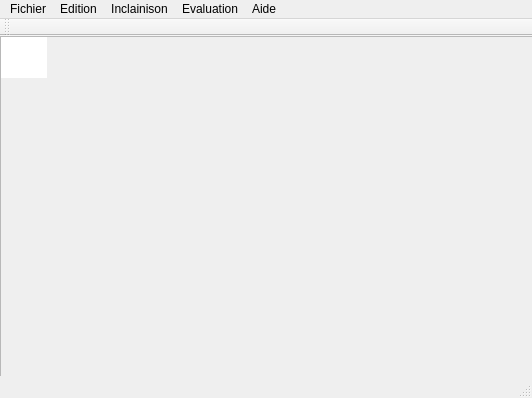
<?xml version="1.0" encoding="UTF-8"?>
<ui version="4.0">
 <class>Skew_estimation</class>
 <widget class="QMainWindow" name="Skew_estimation">
  <property name="geometry">
   <rect>
    <x>0</x>
    <y>0</y>
    <width>532</width>
    <height>398</height>
   </rect>
  </property>
  <property name="windowTitle">
   <string>Skew_estimation</string>
  </property>
  <widget class="QWidget" name="centralWidget">
   <widget class="QScrollArea" name="scrollArea">
    <property name="geometry">
     <rect>
      <x>0</x>
      <y>0</y>
      <width>561</width>
      <height>361</height>
     </rect>
    </property>
    <property name="widgetResizable">
     <bool>true</bool>
    </property>
    <widget class="QWidget" name="scrollarea">
     <property name="geometry">
      <rect>
       <x>0</x>
       <y>0</y>
       <width>559</width>
       <height>359</height>
      </rect>
     </property>
     <widget class="QLabel" name="imageLabel">
      <property name="geometry">
       <rect>
        <x>0</x>
        <y>0</y>
        <width>46</width>
        <height>41</height>
       </rect>
      </property>
      <property name="styleSheet">
       <string notr="true">background-color: rgb(255, 255, 255);</string>
      </property>
      <property name="text">
       <string/>
      </property>
      <property name="scaledContents">
       <bool>true</bool>
      </property>
     </widget>
    </widget>
   </widget>
  </widget>
  <widget class="QMenuBar" name="menuBar">
   <property name="geometry">
    <rect>
     <x>0</x>
     <y>0</y>
     <width>532</width>
     <height>21</height>
    </rect>
   </property>
   <widget class="QMenu" name="menuFichier">
    <property name="title">
     <string>Fichier</string>
    </property>
    <addaction name="actionOuvrir"/>
    <addaction name="actionSauvegarder"/>
    <addaction name="actionImprimer"/>
    <addaction name="separator"/>
    <addaction name="actionFermer"/>
   </widget>
   <widget class="QMenu" name="menuEdition">
    <property name="title">
     <string>Edition</string>
    </property>
    <addaction name="actionZoomer_25"/>
    <addaction name="actionD_zoomer_25"/>
    <addaction name="actionTaille_normale"/>
    <addaction name="separator"/>
    <addaction name="actionAjuster_la_fen_tre"/>
   </widget>
   <widget class="QMenu" name="menuInclainison">
    <property name="title">
     <string>Inclainison</string>
    </property>
    <addaction name="actionGris"/>
    <addaction name="separator"/>
    <addaction name="actionOtsu"/>
    <addaction name="actionHybride"/>
    <addaction name="actionInverser"/>
    <addaction name="separator"/>
    <addaction name="actionSquelettisation"/>
    <addaction name="actionSupprimer_les_pixels_isol_s"/>
    <addaction name="separator"/>
    <addaction name="actionTransform_de_Hough"/>
    <addaction name="actionAIO_Otsu"/>
    <addaction name="actionAIO_Hybride"/>
    <addaction name="separator"/>
    <addaction name="separator"/>
    <addaction name="separator"/>
    <addaction name="actionProfile_de_projection"/>
    <addaction name="separator"/>
    <addaction name="actionProfile_de_projection_Hybride"/>
    <addaction name="separator"/>
    <addaction name="separator"/>
    <addaction name="actionCorrection_automatique"/>
   </widget>
   <widget class="QMenu" name="menuEvaluation">
    <property name="title">
     <string>Evaluation</string>
    </property>
   </widget>
   <widget class="QMenu" name="menuAide">
    <property name="title">
     <string>Aide</string>
    </property>
    <addaction name="actionA_propos_de_DCI"/>
    <addaction name="actionA_propos_de_QT"/>
   </widget>
   <addaction name="menuFichier"/>
   <addaction name="menuEdition"/>
   <addaction name="menuInclainison"/>
   <addaction name="menuEvaluation"/>
   <addaction name="menuAide"/>
  </widget>
  <widget class="QToolBar" name="mainToolBar">
   <attribute name="toolBarArea">
    <enum>TopToolBarArea</enum>
   </attribute>
   <attribute name="toolBarBreak">
    <bool>false</bool>
   </attribute>
  </widget>
  <widget class="QStatusBar" name="statusBar"/>
  <action name="actionOuvrir">
   <property name="enabled">
    <bool>true</bool>
   </property>
   <property name="icon">
    <iconset>
     <normaloff>images/open.png</normaloff>images/open.png</iconset>
   </property>
   <property name="text">
    <string>Ouvrir...</string>
   </property>
   <property name="shortcut">
    <string>Ctrl+O</string>
   </property>
  </action>
  <action name="actionSauvegarder">
   <property name="enabled">
    <bool>false</bool>
   </property>
   <property name="icon">
    <iconset>
     <normaloff>images/save.png</normaloff>images/save.png</iconset>
   </property>
   <property name="text">
    <string>Sauvegarder...</string>
   </property>
   <property name="shortcut">
    <string>Ctrl+S</string>
   </property>
  </action>
  <action name="actionImprimer">
   <property name="enabled">
    <bool>false</bool>
   </property>
   <property name="icon">
    <iconset>
     <normaloff>images/print.png</normaloff>images/print.png</iconset>
   </property>
   <property name="text">
    <string>Imprimer...</string>
   </property>
   <property name="shortcut">
    <string>Ctrl+P</string>
   </property>
  </action>
  <action name="actionFermer">
   <property name="icon">
    <iconset>
     <normaloff>images/close.png</normaloff>images/close.png</iconset>
   </property>
   <property name="text">
    <string>Fermer</string>
   </property>
   <property name="shortcut">
    <string>Ctrl+F</string>
   </property>
  </action>
  <action name="actionZoomer_25">
   <property name="enabled">
    <bool>false</bool>
   </property>
   <property name="icon">
    <iconset>
     <normaloff>images/zoom-in-24.png</normaloff>images/zoom-in-24.png</iconset>
   </property>
   <property name="text">
    <string>Zoomer (25%)</string>
   </property>
   <property name="shortcut">
    <string>Ctrl++</string>
   </property>
  </action>
  <action name="actionD_zoomer_25">
   <property name="enabled">
    <bool>false</bool>
   </property>
   <property name="icon">
    <iconset>
     <normaloff>images/zoom-out-24.png</normaloff>images/zoom-out-24.png</iconset>
   </property>
   <property name="text">
    <string>Dézoomer (25%)</string>
   </property>
   <property name="shortcut">
    <string>Ctrl+-</string>
   </property>
  </action>
  <action name="actionTaille_normale">
   <property name="enabled">
    <bool>false</bool>
   </property>
   <property name="icon">
    <iconset>
     <normaloff>images/normal.png</normaloff>images/normal.png</iconset>
   </property>
   <property name="text">
    <string>Taille normale</string>
   </property>
   <property name="shortcut">
    <string>Ctrl+Q</string>
   </property>
  </action>
  <action name="actionAjuster_la_fen_tre">
   <property name="checkable">
    <bool>true</bool>
   </property>
   <property name="enabled">
    <bool>false</bool>
   </property>
   <property name="text">
    <string>Ajuster à la fenêtre</string>
   </property>
   <property name="shortcut">
    <string>Ctrl+A</string>
   </property>
  </action>
  <action name="actionA_propos_de_DCI">
   <property name="icon">
    <iconset>
     <normaloff>images/help-browser.png</normaloff>images/help-browser.png</iconset>
   </property>
   <property name="text">
    <string>A propos de DCI</string>
   </property>
  </action>
  <action name="actionA_propos_de_QT">
   <property name="icon">
    <iconset>
     <normaloff>images/help-browserq.png</normaloff>images/help-browserq.png</iconset>
   </property>
   <property name="text">
    <string>A propos de QT</string>
   </property>
  </action>
  <action name="actionGris">
   <property name="enabled">
    <bool>false</bool>
   </property>
   <property name="icon">
    <iconset>
     <normaloff>images/rgbtogray.png</normaloff>images/rgbtogray.png</iconset>
   </property>
   <property name="text">
    <string>Gris...</string>
   </property>
   <property name="shortcut">
    <string>Ctrl+G</string>
   </property>
  </action>
  <action name="actionInverser">
   <property name="enabled">
    <bool>false</bool>
   </property>
   <property name="text">
    <string>Inverser...</string>
   </property>
   <property name="shortcut">
    <string>Ctrl+I</string>
   </property>
  </action>
  <action name="actionOtsu">
   <property name="enabled">
    <bool>false</bool>
   </property>
   <property name="icon">
    <iconset>
     <normaloff>images/otsu2.png</normaloff>images/otsu2.png</iconset>
   </property>
   <property name="text">
    <string>Otsu...</string>
   </property>
   <property name="shortcut">
    <string>Shift+O</string>
   </property>
  </action>
  <action name="actionHybride">
   <property name="enabled">
    <bool>false</bool>
   </property>
   <property name="text">
    <string>Hybride...</string>
   </property>
   <property name="toolTip">
    <string>Hybride</string>
   </property>
   <property name="shortcut">
    <string>Ctrl+N</string>
   </property>
  </action>
  <action name="actionSquelettisation">
   <property name="enabled">
    <bool>false</bool>
   </property>
   <property name="text">
    <string>Squelettisation... </string>
   </property>
   <property name="shortcut">
    <string>Shift+S</string>
   </property>
  </action>
  <action name="actionSupprimer_les_pixels_isol_s">
   <property name="enabled">
    <bool>false</bool>
   </property>
   <property name="text">
    <string>Supprimer les pixels isolés...</string>
   </property>
   <property name="shortcut">
    <string>Shift+I</string>
   </property>
  </action>
  <action name="actionTransform_de_Hough">
   <property name="enabled">
    <bool>false</bool>
   </property>
   <property name="text">
    <string>Transformée de Hough...</string>
   </property>
   <property name="shortcut">
    <string>Ctrl+H</string>
   </property>
  </action>
  <action name="actionAIO_Otsu">
   <property name="enabled">
    <bool>false</bool>
   </property>
   <property name="icon">
    <iconset>
     <normaloff>images/otsu2.png</normaloff>images/otsu2.png</iconset>
   </property>
   <property name="text">
    <string>AIO Transformée de Hough (Otsu)...</string>
   </property>
   <property name="shortcut">
    <string>Ctrl+Shift+O</string>
   </property>
  </action>
  <action name="actionAIO_Hybride">
   <property name="enabled">
    <bool>false</bool>
   </property>
   <property name="text">
    <string>AIO Transformée de Hough (Hybride)...</string>
   </property>
   <property name="toolTip">
    <string>AIO Transformée de Hough (Hybride)</string>
   </property>
   <property name="shortcut">
    <string>Ctrl+N</string>
   </property>
  </action>
  <action name="actionCorrection_automatique">
   <property name="enabled">
    <bool>false</bool>
   </property>
   <property name="text">
    <string>Correction automatique...</string>
   </property>
   <property name="shortcut">
    <string>Ctrl+C</string>
   </property>
  </action>
  <action name="actionProfile_de_projection">
   <property name="enabled">
    <bool>false</bool>
   </property>
   <property name="icon">
    <iconset>
     <normaloff>images/histogram1.png</normaloff>images/histogram1.png</iconset>
   </property>
   <property name="text">
    <string>Profile de projection (Otsu)...</string>
   </property>
   <property name="shortcut">
    <string>Shift+P</string>
   </property>
  </action>
  <action name="actionProfile_de_projection_Hybride">
   <property name="enabled">
    <bool>false</bool>
   </property>
   <property name="icon">
    <iconset>
     <normaloff>images/histogram1.png</normaloff>images/histogram1.png</iconset>
   </property>
   <property name="text">
    <string>Profile de projection (Hybride)...</string>
   </property>
   <property name="toolTip">
    <string>Profile de projection (Hybride)</string>
   </property>
   <property name="shortcut">
    <string>Ctrl+Shift+P</string>
   </property>
  </action>
 </widget>
 <layoutdefault spacing="6" margin="11"/>
 <resources/>
 <connections/>
</ui>
